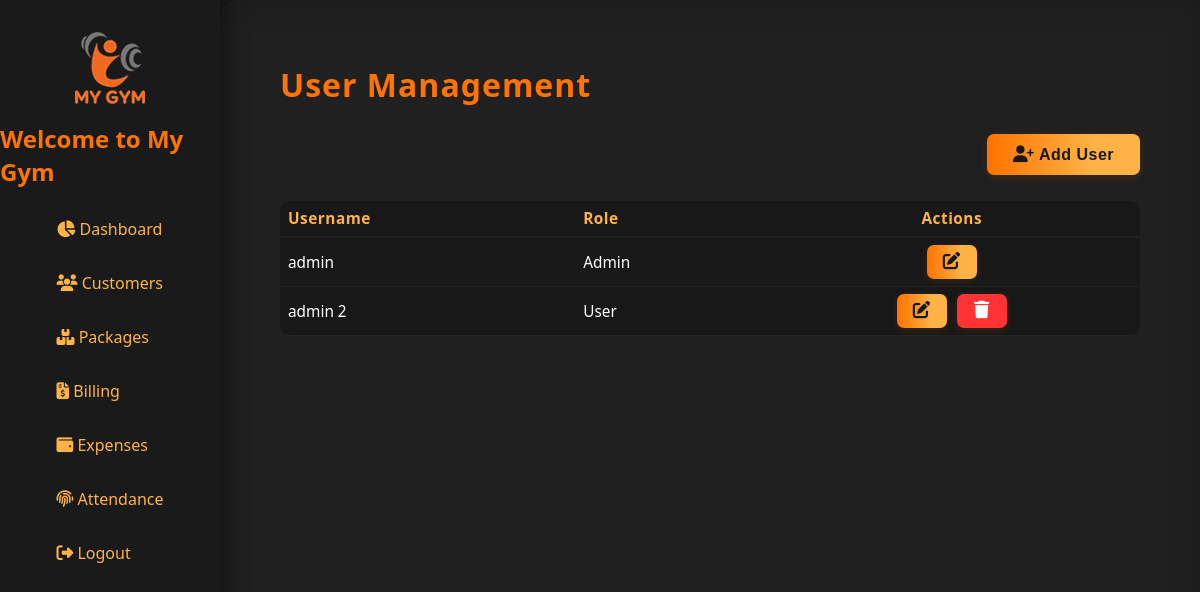
/users, run on an earlier commit of the app's database.
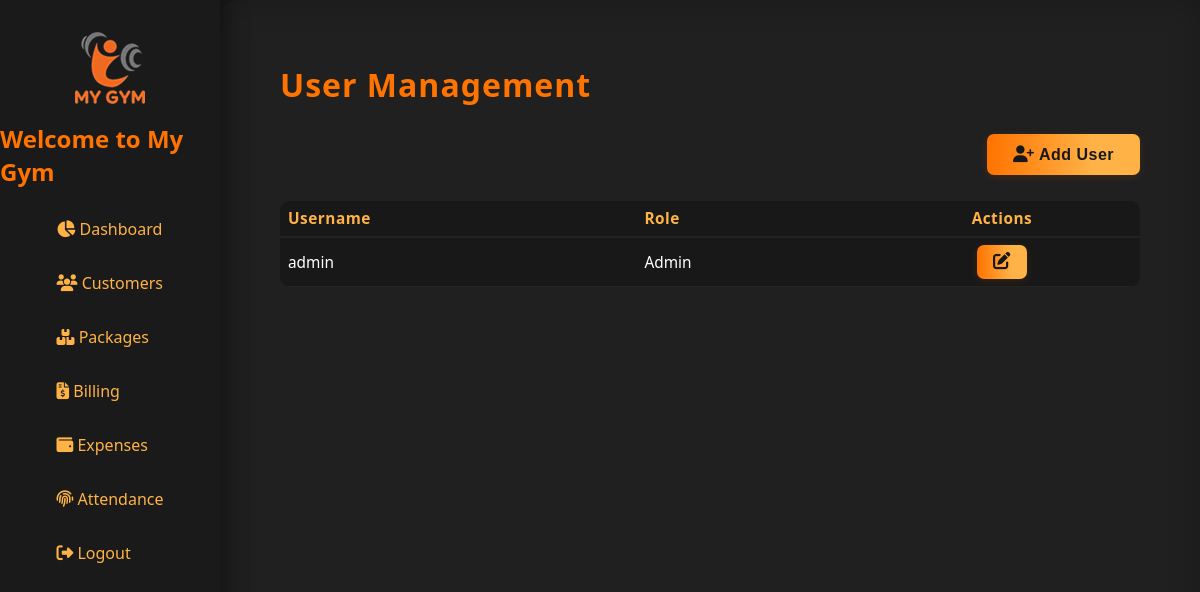
And on a later commit of the database.
### models.py (models this page shows, shortened)
class User(UserMixin, db.Model):
    id = db.Column(db.Integer, primary_key=True)
    username = db.Column(db.String(80), unique=True, nullable=False)
    password_hash = db.Column(db.String(128))
    thumb_id = db.Column(db.String(100))
    role_id = db.Column(db.String(100))

### app.py (the view)
@app.route('/users')
def users():
    all_users = User.query.all()
    return render_template('user_management.html', users=all_users)

### templates/user_management.html (shortened to what this page needs)
{% extends "base.html" %}
{% block content %}
<h1 class="page-title">User Management</h1>
<div class="customers-header">
    <button class="leet-btn" style="width:auto; padding:12px 26px; font-size:1em;" onclick="openAddUserModal()">
        <i class="fa fa-user-plus"></i> Add User
    </button>
</div>
<table class="customers-table">
  <thead>
    <tr>
      <th>Username</th>
      <th>Role</th>
      <th style="text-align:center;">Actions</th>
    </tr>
  </thead>
  <tbody>
    {% for u in users %}
    <tr>
      <td>{{ u.username }}</td>
      <td>{% if u.role_id == '1' %}Admin{% else %}User{% endif %}</td>
      <td>
        <div style="display:flex; justify-content:center; gap:10px;">
          <button class="leet-btn" style="width:50px; height:34px; padding:6px 2px;"
                  title="Edit User"
                  onclick="openEditUserModal({{ u.id }}, '{{ u.username }}', '{{ u.role_id }}')">
            <i class="fa fa-edit"></i>
          </button>
          {% if u.username != 'admin' %}
          <form style="display:inline;" method="POST" action="{{ url_for('delete_user', user_id=u.id) }}">
            <button class="leet-btn delete-btn" style="width:50px;height:34px; padding:6px 2px;" title="Delete User" type="submit">
              <i class="fa fa-trash"></i>
            </button>
          </form>
          {% endif %}
        </div>
      </td>
    </tr>
    {% else %}
    <tr>
      <td colspan="3" style="text-align:center;">No users found.</td>
    </tr>
    {% endfor %}
  </tbody>
</table>
{% endblock %}

What changed in the data, as far as the page shows it:
removed User: username "admin 2", role_id "User"
